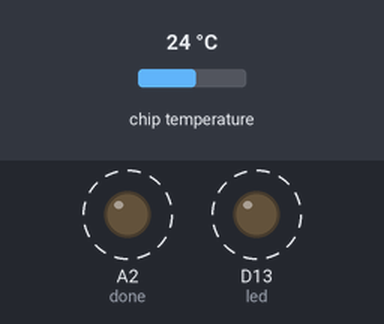
The program below on a simulated CircuitPython board. Parts: output pins drawn as LEDs (lit = HIGH). Dashed ring = blinking. The inputs (shaded band) are chosen by the test bench; at power-on: chip temperature 24 °C. No radio messages arrive unless stated (any console line starting 'radio sent:' is added by the test bench); what the program prints to the serial console is not drawn.

Above: at 0.6 s.
Timing chart, 0 to 3.0 s (numbered marks = the images above):
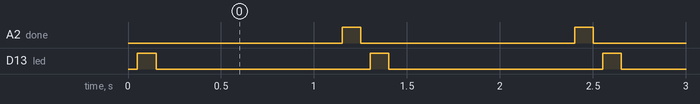

The program:

sleeper.py
```python
import board
import busio
import digitalio
import time
import adafruit_rfm9x
import microcontroller

led = digitalio.DigitalInOut(board.D13)
led.direction = digitalio.Direction.OUTPUT
led.value=False

done = digitalio.DigitalInOut(board.A2)
done.direction = digitalio.Direction.OUTPUT
done.value=False
#done.pull=digitalio.Pull.DOWN

# wiring from lora breakout to itsybitsy_m4:
# (lora breakout --> itsybitsy_m4)
# VIN --> 3V
# GND --> GND
# SCK --> SCK
# MISO --> MISO
# MOSI --> MOSI
# CS --> D7
# RST --> D9

spi = busio.SPI(board.SCK, MOSI=board.MOSI, MISO=board.MISO)
cs = digitalio.DigitalInOut(board.D7)
reset = digitalio.DigitalInOut(board.D9)
rfm9x = adafruit_rfm9x.RFM9x(spi, cs, reset, 915.0)

while True:
    led.value=False
    done.value=False
    temp = microcontroller.cpu.temperature
    sendstring = 'temperature:'+str(temp)
    rfm9x.send(sendstring)
    print('sending:',sendstring)
    led.value = True
    time.sleep(.1)
    led.value=False
    time.sleep(1)
    done.value=True
    time.sleep(.1)
    done.value=False

    #done.value=True
```

Measured:
- by itself, A2 (done), D13 (led): alternates HIGH for 0.10 s and LOW for 1.2 s
- by itself, everything shown: repeats every 1.3 s, in 4 steps
